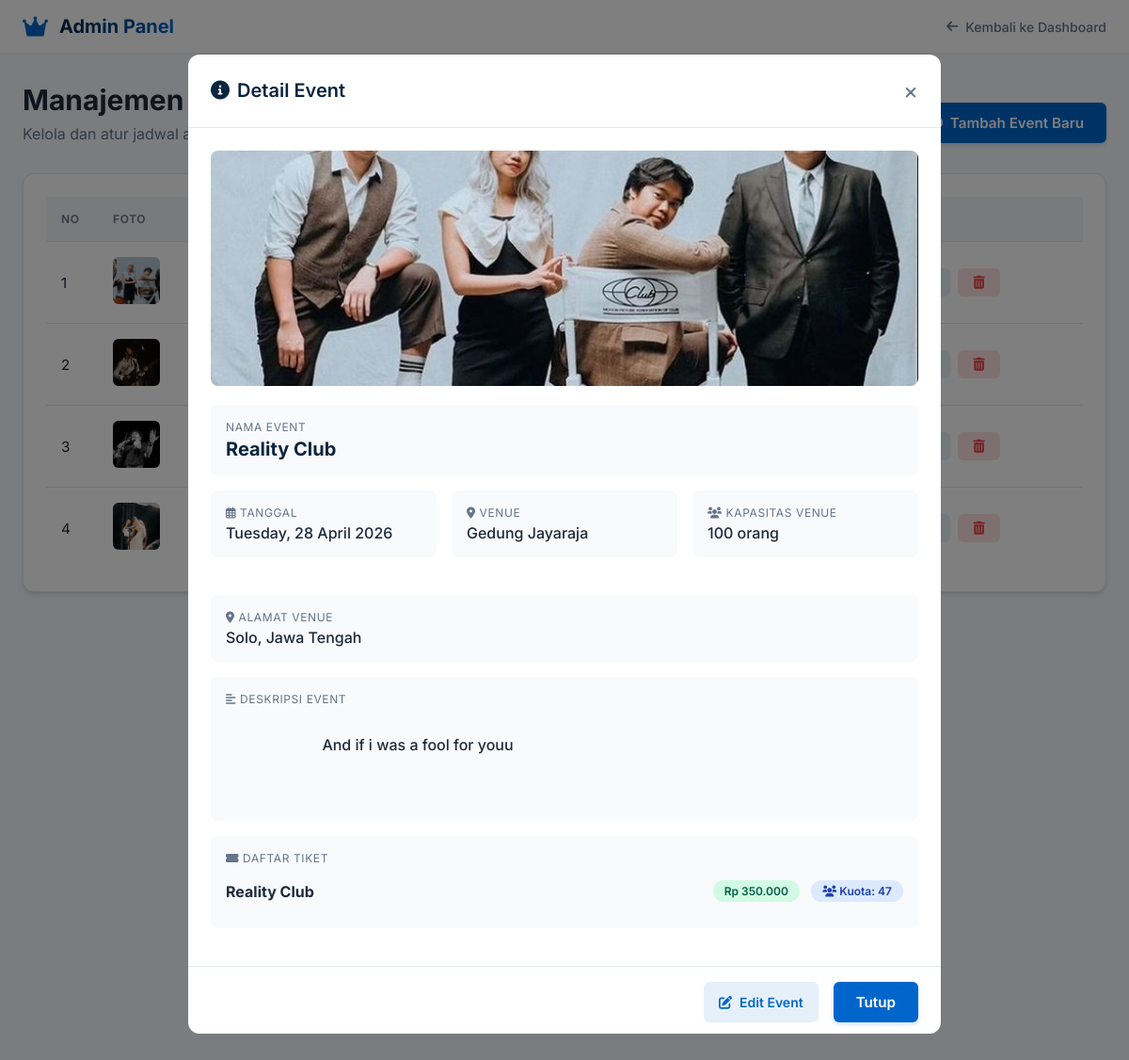
The app's page /admin/event.php?detail=12 with its own data.
### tables this page shows
CREATE TABLE `event` (
  `id_event` int(11) NOT NULL,
  `nama_event` varchar(150) DEFAULT NULL,
  `tanggal` date DEFAULT NULL,
  `id_venue` int(11) DEFAULT NULL,
  `deskripsi` text DEFAULT NULL,
  `foto` varchar(255) DEFAULT NULL
);

CREATE TABLE `venue` (
  `id_venue` int(11) NOT NULL,
  `nama_venue` varchar(100) DEFAULT NULL,
  `alamat` text DEFAULT NULL,
  `kapasitas` int(11) DEFAULT NULL
);

CREATE TABLE `tiket` (
  `id_tiket` int(11) NOT NULL,
  `id_event` int(11) DEFAULT NULL,
  `nama_tiket` varchar(50) DEFAULT NULL,
  `harga` int(11) DEFAULT NULL,
  `kuota` int(11) DEFAULT NULL
);

### admin/event.php (the view, shortened to what this page needs)
<?php
include '../config/koneksi.php';
$data = mysqli_query($conn, "
    SELECT event.*, venue.nama_venue, venue.alamat, venue.kapasitas
    FROM event
    JOIN venue ON event.id_venue = venue.id_venue
    ORDER BY event.tanggal DESC
");
$detailData = null;
if (isset($_GET['detail'])) {
    $id = $_GET['detail'];
    $detailData = mysqli_fetch_assoc(mysqli_query($conn, "
        SELECT event.*, venue.nama_venue, venue.alamat, venue.kapasitas
        FROM event
        JOIN venue ON event.id_venue = venue.id_venue
        WHERE event.id_event=$id
    "));
    $tiketEvent = mysqli_query($conn, "
        SELECT * FROM tiket WHERE id_event = $id
    ");
}
?>
<!DOCTYPE html>
<html lang="id">
<head>
    <link rel="stylesheet" href="https://cdnjs.cloudflare.com/ajax/libs/font-awesome/6.0.0-beta3/css/all.min.css">
</head>
<body>
    <nav class="navbar">
        <div class="navbar-brand">
            <i class="fas fa-crown"></i>
            <span>Admin Panel</span>
        </div>
        <div class="navbar-menu">
            <a href="dashboard.php"><i class="fas fa-arrow-left"></i> Kembali ke Dashboard</a>
        </div>
    </nav>
    <div class="container">
        <div class="page-header">
            <div>
                <h1 class="page-title">Manajemen Event</h1>
                <p class="page-subtitle">Kelola dan atur jadwal acara serta lokasi venue</p>
            </div>
            <button type="button" class="btn btn-primary" id="btnTambahEvent">
                <i class="fas fa-plus-circle"></i> Tambah Event Baru
            </button>
        </div>
        <div class="card">
            <div class="table-responsive" style="padding: 1.5rem;">
                <table class="table">
                    <thead>
                        <tr>
                            <th width="5%">No</th>
                            <th width="10%">Foto</th>
                            <th width="25%">Nama Event</th>
                            <th width="15%">Tanggal</th>
                            <th width="15%">Venue</th>
                            <th width="30%" style="text-align: center;">Aksi</th>
                        </tr>
                    </thead>
                    <tbody>
                        <?php
                        $no=1;
                        if(mysqli_num_rows($data) > 0) {
                            while($row = mysqli_fetch_assoc($data)) {
                                $today = date('Y-m-d');
                                $event_date = $row['tanggal'];
                                if($event_date > $today) {
                                    $status_class = 'status-upcoming';
                                    $status_text = 'Akan Datang';
                                } elseif($event_date == $today) {
                                    $status_class = 'status-today';
                                    $status_text = 'Hari Ini';
                                } else {
                                    $status_class = 'status-past';
                                    $status_text = 'Selesai';
                                }
                                $foto_path = !empty($row['foto']) ? "../uploads/event/" . $row['foto'] : "https://placehold.co/400x400?text=No+Image";
                        ?>
                        <tr>
                            <td><?= $no++ ?></td>
                            <td>
                                <img src="<?= $foto_path ?>" class="event-thumbnail" alt="<?= htmlspecialchars($row['nama_event']) ?>"
                                     onerror="this.src='https://placehold.co/400x400?text=No+Image'">
                            </td>
                            <td style="font-weight: 500; color: var(--navy);">
                                <span class="status-badge <?= $status_class ?>" style="margin-left: 0.5rem;"><?= $status_text ?></span>
                            </td>
                            <td>
                                <div><i class="far fa-calendar-alt" style="color: var(--accent-blue); margin-right: 0.5rem;"></i> <?= date('d F Y', strtotime($row['tanggal'])) ?></div>
                            </td>
                            <td>
                                <span class="badge"><i class="fas fa-map-marker-alt" style="margin-right: 0.25rem;"></i> <?= htmlspecialchars($row['nama_venue']) ?></span>
                            </td>
                            <td>
                                <div class="action-cell">
                                    <a href="?detail=<?= $row['id_event'] ?>" class="btn btn-info" title="Detail Event">
                                    </a>
                                    <a href="?edit=<?= $row['id_event'] ?>" class="btn btn-edit" title="Edit Event">
                                    </a>
                                    <a href="?hapus=<?= $row['id_event'] ?>" class="btn btn-danger" title="Hapus Event"
                                       onclick="return confirm('Apakah Anda yakin ingin menghapus event ini? Data yang dihapus tidak dapat dikembalikan.')">
                                        <i class="fas fa-trash-alt"></i>
                                    </a>
                                </div>
                            </td>
                        </tr>
                        <?php
                            }
                        } ?>
                    </tbody>
                </table>
            </div>
        </div>
    </div>
    <?php if ($detailData): ?>
    <div id="modalDetail" class="modal show">
        <div class="modal-content modal-content-large">
            <div class="modal-header">
                <h3>
                    <i class="fas fa-info-circle"></i>
                    Detail Event
                </h3>
                <a href="event.php" class="modal-close" style="text-decoration: none;">&times;</a>
            </div>
            <div class="modal-body">
                <?php
                $detail_foto = !empty($detailData['foto']) ? "../uploads/event/" . $detailData['foto'] : "https://placehold.co/800x400?text=No+Image";
                ?>
                <img src="<?= $detail_foto ?>" class="event-image" alt="<?= htmlspecialchars($detailData['nama_event']) ?>"
                     onerror="this.src='https://placehold.co/800x400?text=No+Image'">
                <div class="detail-card">
                    <div class="detail-label">Nama Event</div>
                    <div class="detail-value" style="font-size: 1.25rem; font-weight: 700; color: var(--navy);">
                        <?= htmlspecialchars($detailData['nama_event']) ?>
                    </div>
                </div>
                <div style="display: grid; grid-template-columns: repeat(auto-fit, minmax(200px, 1fr)); gap: 1rem; margin-bottom: 1.5rem;">
                    <div class="detail-card">
                        <div class="detail-label">
                            <i class="far fa-calendar-alt"></i> Tanggal
                        </div>
                        <div class="detail-value">
                            <?= date('l, d F Y', strtotime($detailData['tanggal'])) ?>
                        </div>
                    </div>
                    <div class="detail-card">
                        <div class="detail-label">
                            <i class="fas fa-map-marker-alt"></i> Venue
                        </div>
                        <div class="detail-value">
                            <?= htmlspecialchars($detailData['nama_venue']) ?>
                        </div>
                    </div>
                    <div class="detail-card">
                        <div class="detail-label">
                            <i class="fas fa-users"></i> Kapasitas Venue
                        </div>
                        <div class="detail-value">
                            <?= number_format($detailData['kapasitas'], 0, ',', '.') ?> orang
                        </div>
                    </div>
                </div>
                <div class="detail-card">
                    <div class="detail-label">
                        <i class="fas fa-location-dot"></i> Alamat Venue
                    </div>
                    <div class="detail-value">
                        <?= htmlspecialchars($detailData['alamat']) ?>
                    </div>
                </div>
                <?php if (!empty($detailData['deskripsi'])): ?>
                <div class="detail-card">
                    <div class="detail-label">
                        <i class="fas fa-align-left"></i> Deskripsi Event
                    </div>
                    <div class="detail-value" style="white-space: pre-wrap; line-height: 1.6;">
                        <?= nl2br(htmlspecialchars($detailData['deskripsi'])) ?>
                    </div>
                </div>
                <?php endif; ?>
                <div class="detail-card">
                    <div class="detail-label">
                        <i class="fas fa-ticket-alt"></i> Daftar Tiket
                    </div>
                    <?php if (isset($tiketEvent) && mysqli_num_rows($tiketEvent) > 0): ?>
                        <?php while($tiket = mysqli_fetch_assoc($tiketEvent)): ?>
                        <div class="tiket-item">
                            <div style="display: flex; justify-content: space-between; align-items: center; flex-wrap: wrap; gap: 0.5rem;">
                                <div>
                                    <strong><?= htmlspecialchars($tiket['nama_tiket']) ?></strong>
                                </div>
                                <div>
                                    <span class="status-badge" style="background-color: #d1fae5; color: #065f46;">
                                        Rp <?= number_format($tiket['harga'], 0, ',', '.') ?>
                                    </span>
                                    <span class="status-badge" style="background-color: #dbeafe; color: #1e40af; margin-left: 0.5rem;">
                                        <i class="fas fa-users"></i> Kuota: <?= number_format($tiket['kuota'], 0, ',', '.') ?>
                                    </span>
                                </div>
                            </div>
                        </div>
                        <?php endwhile; ?>
                    <?php endif; ?>
                </div>
            </div>
            <div class="modal-footer">
                <a href="?edit=<?= $detailData['id_event'] ?>" class="btn btn-edit">
                    <i class="fas fa-edit"></i> Edit Event
                </a>
                <a href="event.php" class="btn btn-primary">Tutup</a>
            </div>
        </div>
    </div>
    <?php endif; ?>
</body>
</html>

### records on screen
event: foto (picture), nama_event "Reality Club", tanggal "Tuesday, 28 April 2026", deskripsi "And if i was a fool for youu"
event: foto (picture)
event: foto (picture)
event: foto (picture)
venue: nama_venue "Gedung Jayaraja", kapasitas "100", alamat "Solo, Jawa Tengah"
tiket: nama_tiket "Reality Club", harga "350.000", kuota "47"
